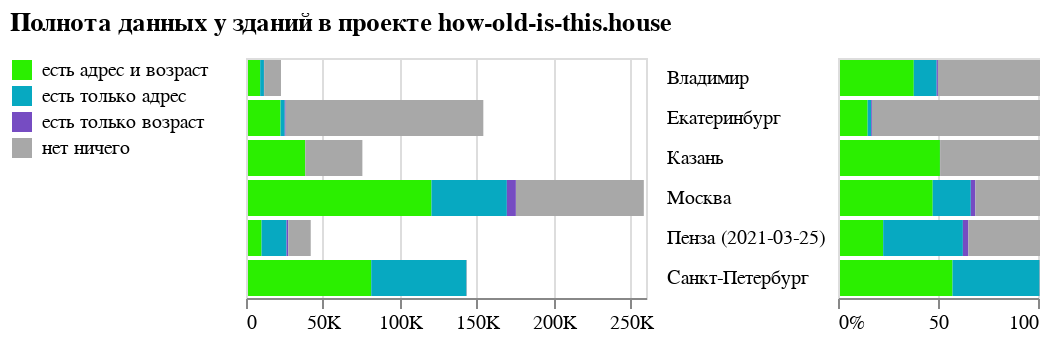

Specify this chart in Vega-Lite:
### Vega-Lite specification from a JSON file in a GitHub repository (floating-point values rounded to 4 significant figures)
{"$schema": "https://vega.github.io/schema/vega-lite/v5.json", "title": {"text": "Полнота данных у зданий в проекте how-old-is-this.house", "offset": 10, "align": "left", "anchor": "start"}, "data": {"values": [{"city": "Пенза (2021-03-25)", "category": "есть адрес и возраст", "value": 8803}, {"city": "Пенза (2021-03-25)", "category": "есть только адрес", "value": 16253}, {"city": "Пенза (2021-03-25)", "category": "есть только возраст", "value": 1113}, {"city": "Пенза (2021-03-25)", "category": "нет ничего", "value": 14612}, {"city": "Владимир", "category": "есть адрес и возраст", "value": 7904}, {"city": "Владимир", "category": "есть только адрес", "value": 2454}, {"city": "Владимир", "category": "есть только возраст", "value": 134}, {"city": "Владимир", "category": "нет ничего", "value": 10938}, {"city": "Екатеринбург", "category": "есть адрес и возраст", "value": 21135}, {"city": "Екатеринбург", "category": "есть только адрес", "value": 2752}, {"city": "Екатеринбург", "category": "есть только возраст", "value": 587}, {"city": "Екатеринбург", "category": "нет ничего", "value": 128486}, {"city": "Казань", "category": "есть адрес и возраст", "value": 37147}, {"city": "Казань", "category": "есть только адрес", "value": 32}, {"city": "Казань", "category": "есть только возраст", "value": 43}, {"city": "Казань", "category": "нет ничего", "value": 37124}, {"city": "Москва", "category": "есть адрес и возраст", "value": 119261}, {"city": "Москва", "category": "есть только адрес", "value": 48993}, {"city": "Москва", "category": "есть только возраст", "value": 5875}, {"city": "Москва", "category": "нет ничего", "value": 83148}, {"city": "Санкт-Петербург", "category": "есть адрес и возраст", "value": 80099}, {"city": "Санкт-Петербург", "category": "есть только адрес", "value": 61936}, {"city": "Санкт-Петербург", "category": "есть только возраст", "value": 66}, {"city": "Санкт-Петербург", "category": "нет ничего", "value": 251}]}, "hconcat": [{"width": 200, "mark": {"type": "bar", "xOffset": 1}, "encoding": {"x": {"aggregate": "sum", "field": "value", "axis": {"title": null, "labelExpr": "round(datum.value / 1000) + (datum.value > 0 ? 'K' : '')"}}, "y": {"field": "city", "axis": {"title": null, "orient": "right", "tickSize": 0, "labelPadding": 10, "domain": false}, "sort": {"field": "city"}}, "color": {"field": "category", "scale": {"domain": ["есть адрес и возраст", "есть только адрес", "есть только возраст", "нет ничего"], "range": ["#2BEF00", "#07A9C1", "#764CC2", "#A8A8A8"]}, "legend": {"title": null, "orient": "left"}}}}, {"width": 100, "mark": {"type": "bar", "xOffset": 1}, "encoding": {"x": {"aggregate": "sum", "field": "value", "stack": "normalize", "axis": {"title": null, "labelExpr": "datum.value * 100 + (datum.value === 0 ? '%' : '')"}}, "y": {"field": "city", "axis": null, "sort": {"field": "city"}}, "color": {"field": "category", "scale": {"domain": ["есть адрес и возраст", "есть только адрес", "есть только возраст", "нет ничего"], "range": ["#2BEF00", "#07A9C1", "#764CC2", "#A8A8A8"]}, "legend": {"title": null, "orient": "left"}}}}], "spacing": 5}
